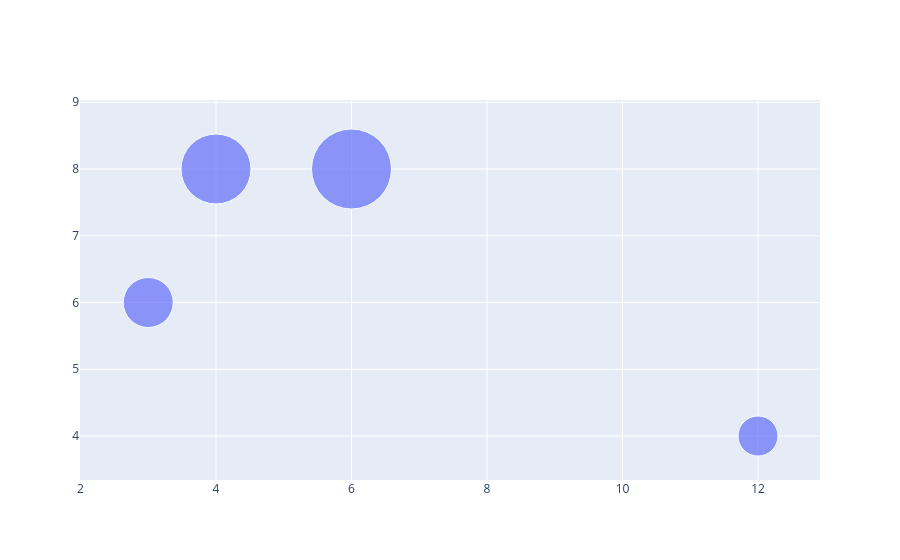

Source (notebook cell):
### Code cell
fig =  go.Figure(go.Scatter(x=x, y=y, mode = "markers", marker_size = [40,50,70,80]))
fig.show()

### Figure 1 — Plotly figure (JSON) as saved in the notebook; plotly's stock layout.template omitted (floating-point values rounded to 4 significant figures)
{"data": [{"marker": {"size": [40, 50, 70, 80]}, "mode": "markers", "type": "scatter", "x": [12, 3, 4, 6], "y": [4, 6, 8, 8]}], "layout": {"autosize": true, "xaxis": {"autorange": true, "range": [2.109, 12.82], "type": "linear"}, "yaxis": {"autorange": true, "range": [2.437, 10.71], "type": "linear"}}}
